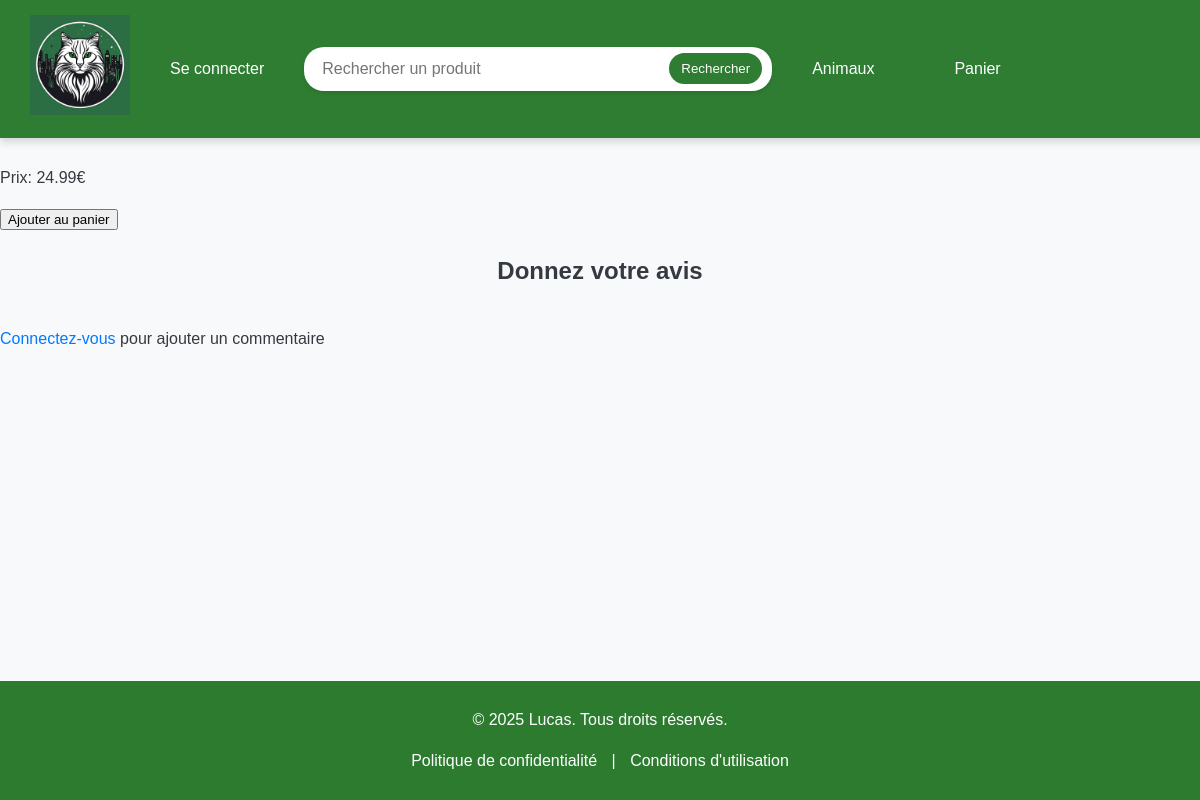
The app's page /fiche_produit.php?idAnimals=1, older data.
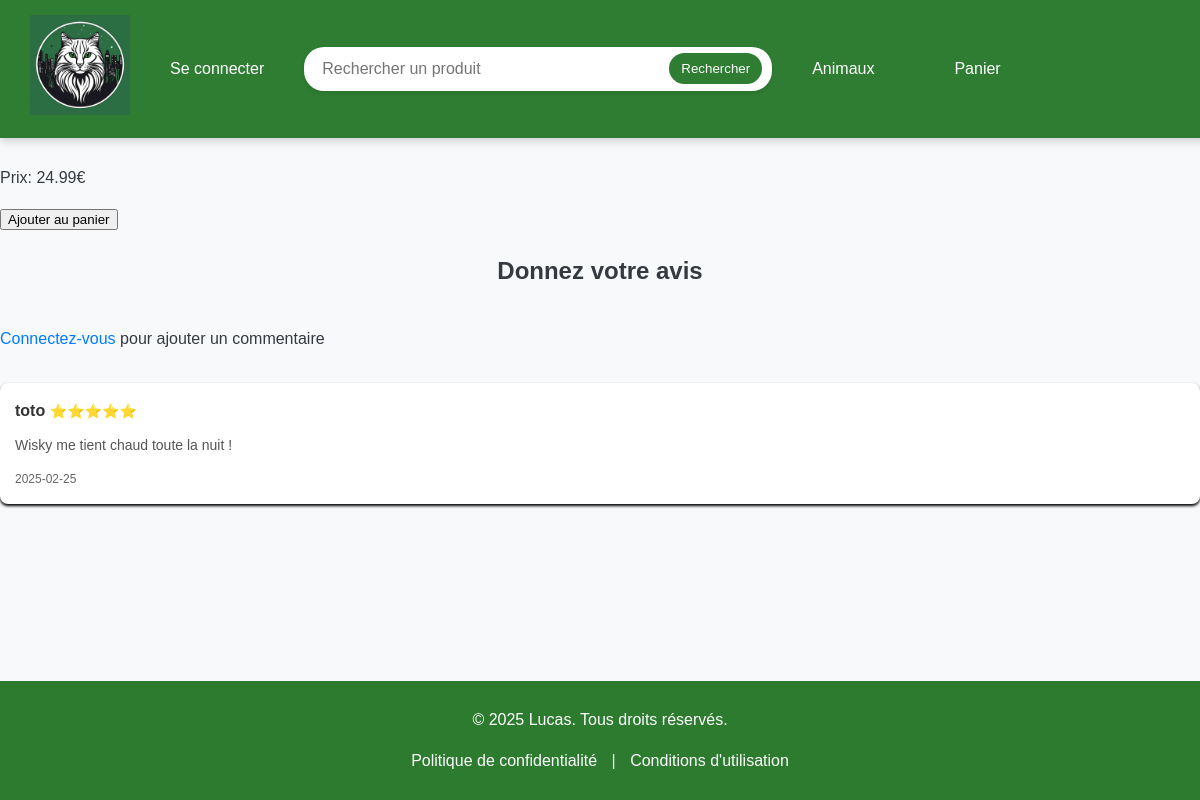
The same page, newer data.
### tables this page shows
CREATE TABLE `animals` (
  `idAnimals` int(11) NOT NULL,
  `nameAnimals` varchar(100) NOT NULL,
  `typeAnimals` varchar(100) NOT NULL,
  `weightAnimals` varchar(100) NOT NULL,
  `colorAnimals` varchar(100) NOT NULL,
  `priceAnimals` decimal(5,2) NOT NULL,
  `imageAnimals` varchar(100) NOT NULL,
  PRIMARY KEY (`idAnimals`)
);

CREATE TABLE `comments` (
  `idComment` int(11) NOT NULL AUTO_INCREMENT,
  `idAnimals` int(11) NOT NULL,
  `nameAnimals` varchar(100) NOT NULL,
  `firstname` varchar(100) NOT NULL,
  `comment` varchar(512) NOT NULL,
  `note` float NOT NULL,
  `dateComment` date NOT NULL,
  PRIMARY KEY (`idComment`),
  KEY `comments_ibfk_1` (`idAnimals`),
  CONSTRAINT `comments_ibfk_1` FOREIGN KEY (`idAnimals`) REFERENCES `animals` (`idAnimals`) ON DELETE CASCADE ON UPDATE CASCADE
);

### fiche_produit.php (the view, shortened to what this page needs)
<?php
$servername = "localhost";
$dbname = "e_commerce_project";
$dbusername = "root";
$dbpassword = "";
try {
    $conn = new PDO("mysql:host=$servername;dbname=$dbname", $dbusername, $dbpassword);
    $conn->setAttribute(PDO::ATTR_ERRMODE, PDO::ERRMODE_EXCEPTION);
    $animals = null;
    if (isset($_GET['idAnimals'])) {
        $id = (int) $_GET['idAnimals'];
        $stmt = $conn->prepare("SELECT * FROM animals WHERE idAnimals = :idAnimals");
        $stmt->execute(['idAnimals' => $id]);
        $animals = $stmt->fetch(PDO::FETCH_ASSOC);
    }
    $commentStmt = $conn->prepare("SELECT * FROM comments WHERE nameAnimals = ? ORDER BY dateComment DESC");
    $commentStmt->execute([$animals['nameAnimals']]);
    $comments = $commentStmt->fetchAll(PDO::FETCH_ASSOC);
} catch (\PDOException $e) {
    die("Erreur de connexion : " . $e->getMessage());
}
?>
<!doctype html>
<html lang="fr">
<head>
    <link rel="stylesheet" href="style/store.css">
</head>
<body>
<div class="navbar">
    <?php include 'navbar.php'; ?>
</div>
<h1 class="product-title"><?php echo htmlspecialchars($animals['nameAnimals']); ?></h1>
<p>Type: <?php echo htmlspecialchars($animals['typeAnimals']); ?></p>
<p>Prix: <?php echo htmlspecialchars($animals['priceAnimals']); ?>€</p>
<form method="post" action="cart.php">
    <button type="submit" name="add_to_cart">Ajouter au panier</button>
</form>
<h2>Donnez votre avis</h2>
<?php if (isset($_SESSION['firstname'])): ?>
    <form action="" method="post">
        <label>Commentaire :</label>
        <textarea name="comment" required></textarea>
        <input type="hidden" name="note" id="note" value="0">
        <div class="star-rating">
            <?php for ($i = 1; $i <= 5; $i++): ?>
                <span class="star" data-note="<?php echo $i; ?>">★</span>
            <?php endfor; ?>
        </div>
        <button type="submit" name="add_comment">Ajouter un commentaire</button>
    </form>
<?php else: ?>
    <p><a href="connexion.php">Connectez-vous</a> pour ajouter un commentaire</p>
<?php endif; ?>
<div class="comments-section">
    <?php foreach ($comments as $comment): ?>
        <div class="comment">
            <strong><?php echo htmlspecialchars($comment['firstname']); ?></strong>
            <span><?php echo str_repeat('⭐', $comment['note']); ?></span>
            <p><?php echo nl2br(htmlspecialchars($comment['comment'])); ?></p>
            <small ><?php echo $comment['dateComment']; ?></small>
        </div>
    <?php endforeach; ?>
</div>
<?php include "footer.php"?>
</body>
</html>

### navbar.php (shortened to what this page needs)
<!DOCTYPE html>
<html lang="fr">
<head>
    <link rel="stylesheet" href="style/navbar.css">
</head>
<body>
<nav class="navbar">
    <a href="index.php"><img src="image/logo_chat.png" style="height: 100px; width:100px;"></a>
    <?php if (!isset($_SESSION['firstname'])): ?>
        <a href="connexion.php" class="btn">Se connecter</a>
    <?php endif; ?>
    <form class="search-form" role="search" action="search.php" method="GET" style="display: flex; align-items: center;">
        <input list="products" name="product" id="product" class="nav-search"
               placeholder="Rechercher un produit" type="search" style="width: 350px;">
        <button type="submit" class="btn-search">Rechercher</button>
    </form>
    <a href="store.php" class="btn">Animaux</a>
    <a href="cart.php" class="btn">Panier
    </a>
</nav>
</body>
</html>

### footer.php (shortened to what this page needs)
<!DOCTYPE html>
<html lang="fr">
<head>
</head>
<body>
<div class="content">
</div>
<div class="footer">
    <p>&copy; <?php echo date('Y'); ?> Lucas. Tous droits réservés.</p>
    <p class="footer-links">
        <a href="privacy.php">Politique de confidentialité</a> |
        <a href="terms.php">Conditions d'utilisation</a>
    </p>
</div>
</body>
</html>

### style/store.css (style rules this page uses)
body { font-family: Arial, sans-serif; line-height: 1.6; margin: 0; padding: 0; background-color: #f8f9fa; color: #343a40; }
h1, h2 { color: #343a40; text-align: center; margin: 20px 0; }
a { text-decoration: none; color: #007bff; }

### style/navbar.css (style rules this page uses)
.navbar { position: fixed; top: 0; left: 0; width: 100%; display: flex; justify-content: left; align-items: center; background-color: #2e7d32; padding: 15px 30px; z-index: 1000; box-shadow: 0 4px 8px rgba(0, 0, 0, 0.15); font-family: 'Arial', sans-serif; }
.navbar .btn { color: #ffffff; text-decoration: none; padding: 5px 20px; font-size: 1rem; border-radius: 20px; transition: background-color 0.3s ease, transform 0.2s ease; background-color: #2e7d32; border: none; cursor: pointer; margin: 20px; }
body { margin-top: 200px; }
.navbar .search-form { display: flex; align-items: center; gap: 5px; background: #fff; padding: 5px 10px; border-radius: 20px; box-shadow: 0 2px 4px rgba(0, 0, 0, 0.1); }
.navbar .search-form input { border: none; padding: 8px; border-radius: 20px; outline: none; font-size: 1rem; width: 25%; }
.navbar .search-form button { background: #2e7d32; color: white; border: none; padding: 8px 12px; border-radius: 20px; cursor: pointer; transition: background 0.3s ease, transform 0.2s ease; }

### fiche_produit.php (style rules this page uses)
.comment { background-color: white; padding: 15px; margin-top: 15px; border-radius: 8px; box-shadow: 0 2px 3px black; transition: transform 0.3s ease, box-shadow 0.3s ease; }
.comment strong { font-size: 16px; color: #333; }
.comment span { font-size: 14px; color: gold; }
.comment p { margin-top: 10px; line-height: 1.6; font-size: 14px; color: #555; }
.comment small { display: block; margin-top: 10px; font-size: 12px; color: #666; }

### footer.php (style rules this page uses)
body { display: flex; flex-direction: column; min-height: 100vh; margin: 0; }
.content { flex: 1; padding: 20px; font-family: Arial, sans-serif; }
.footer { background-color: #2c7b2f; color: white; text-align: center; padding: 10px 0; font-family: Arial, sans-serif; width: 100%; / S'assurer que le footer prend toute la largeur / position: relative; / Position relative pour le footer / bottom: 0; / Positionner en bas / }
.footer a { color: white; text-decoration: none; padding: 0 10px; }

Row changes from the older to the newer data that the page shows:
added comments: firstname "toto", note "⭐⭐⭐⭐⭐", comment "Wisky me tient chaud toute la nuit !", dateComment "2025-02-25"
